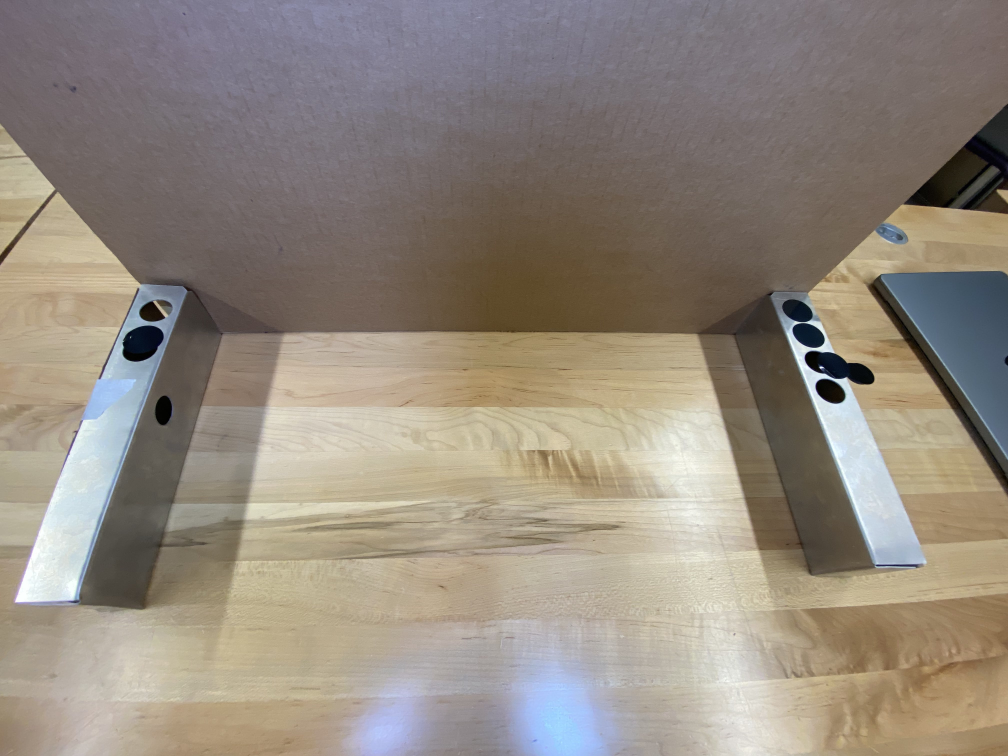
#> input picture Training Images/Randy-pics/IMG_6087.jpg, 4032 x 3024 px, found by its file name (shown at 1/4 size)
$ python script.py
#> lines starting #> are read from the running program, lines starting #| are printed output that depends on the picture
### Workspace (WIP)/function.py
# import dependencies
import os
import numpy as np
from numpy.typing import NDArray
import matplotlib.pyplot as plt
import cv2
from IPython.display import display, Javascript
from base64 import b64decode, b64encode
import PIL
import io

# [32 lines left out: functions pointDetector, load_images_from_folder, rotate_img, not called in this run]

hori_line_mat = np.float32([[-1,-1,-1],
                            [2,2,2],
                            [-1,-1,-1]])

verti_line_mat = np.float32([[-1,2,-1],
                            [-1,2,-1],
                            [-1,2,-1]])
# [54 lines left out: functions lineDetector, edgeDetector, houghLineDetector, not called in this run]

def houghCircleDetector(path_to_img : str):
    img = cv2.imread(path_to_img)
    img_edge = cv2.medianBlur(img,3)
    #img_edge = cv2.Canny(img,100,200)

    circles = cv2.HoughCircles(img_edge,cv2.HOUGH_GRADIENT,1,minDist=50,param1=200,param2=31, maxRadius=100, minRadius=50)
    print(circles)
    circles = np.uint16(np.around(circles))
    for val in circles[0,:]:
        cv2.circle(img_edge,(val[0],val[1]),val[2],(255,0,0),2)

    plt.figure(figsize=(20,10))
    plt.subplot(121),plt.imshow(cv2.cvtColor(img,cv2.COLOR_BGR2RGB)),plt.title('Input',color='c')
    plt.subplot(122),plt.imshow(cv2.cvtColor(img,cv2.COLOR_BGR2RGB)),plt.title('Result',color='c')
    plt.show()
    return

# [144 lines left out: functions detectColorObjects, markDetectdObjects, detectShapes, js_to_image, bbox_to_bytes, take_photo, not called in this run]

from IPython.display import display, Javascript
from base64 import b64decode

# [95 lines left out: functions re_encode_video, record_video, not called in this run]

from IPython.display import HTML
from base64 import b64encode

# [4 lines left out: function show_video, not called in this run]

### Workspace (WIP)/script.py
import function as fn
import numpy as np
import matplotlib.pyplot as plt
import cv2

def CircleDetector(path_to_img : str):
    img = cv2.imread(path_to_img)
    img = cv2.medianBlur(img,3)
    img_edge = cv2.Canny(img,100,200)

    circles = cv2.HoughCircles(img_edge,cv2.HOUGH_GRADIENT,1,minDist=50,param1=200,param2=31, maxRadius=1000)
    return circles

# [9 lines of commented-out code are left out]
testjpg='./Training Images/Randy-pics/IMG_6087.jpg'

verti_line_mat = np.float32([[-1,2,-1],
                            [-1,2,-1],
                            [-1,2,-1]])

MainImgBGR = cv2.imread(testjpg,cv2.IMREAD_UNCHANGED)
#> MainImgBGR is the input picture: shape (3024, 4032, 3); mean B, G, R 126.3, 137.5, 147.1
img_hsv=cv2.GaussianBlur(MainImgBGR, (7, 7), 0)
img_hsv = cv2.cvtColor(img_hsv,cv2.COLOR_BGR2GRAY)
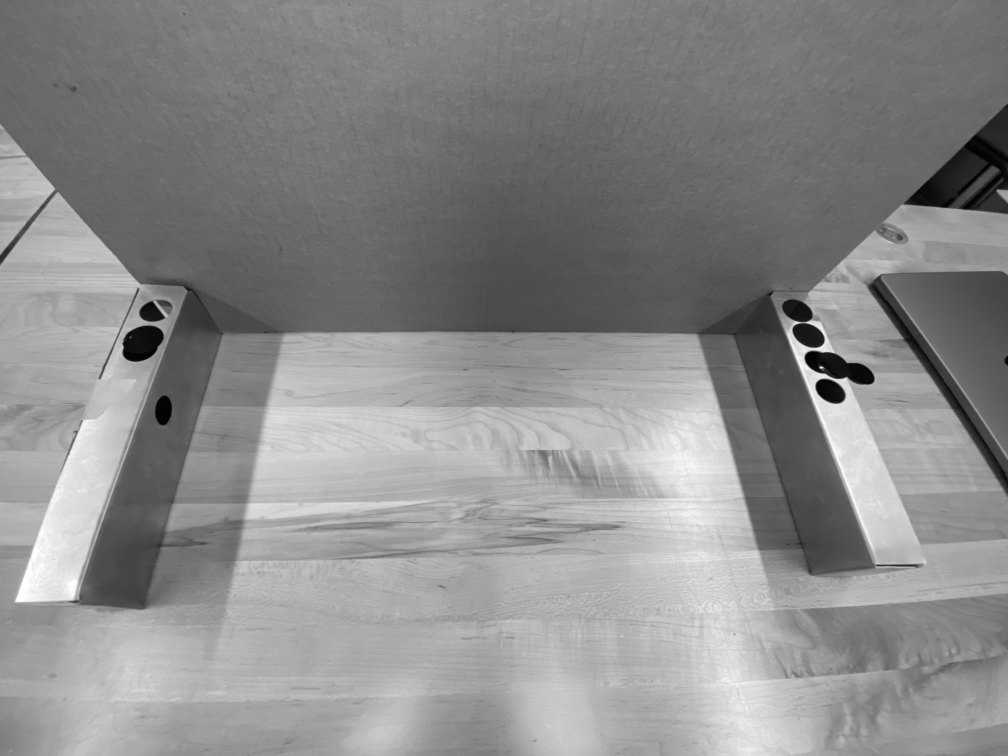
#> img_hsv: shape (3024, 4032) (shown at 1/4 size); min 0, max 255, mean 139.1
img_hsv = cv2.convertScaleAbs(img_hsv,10,6)
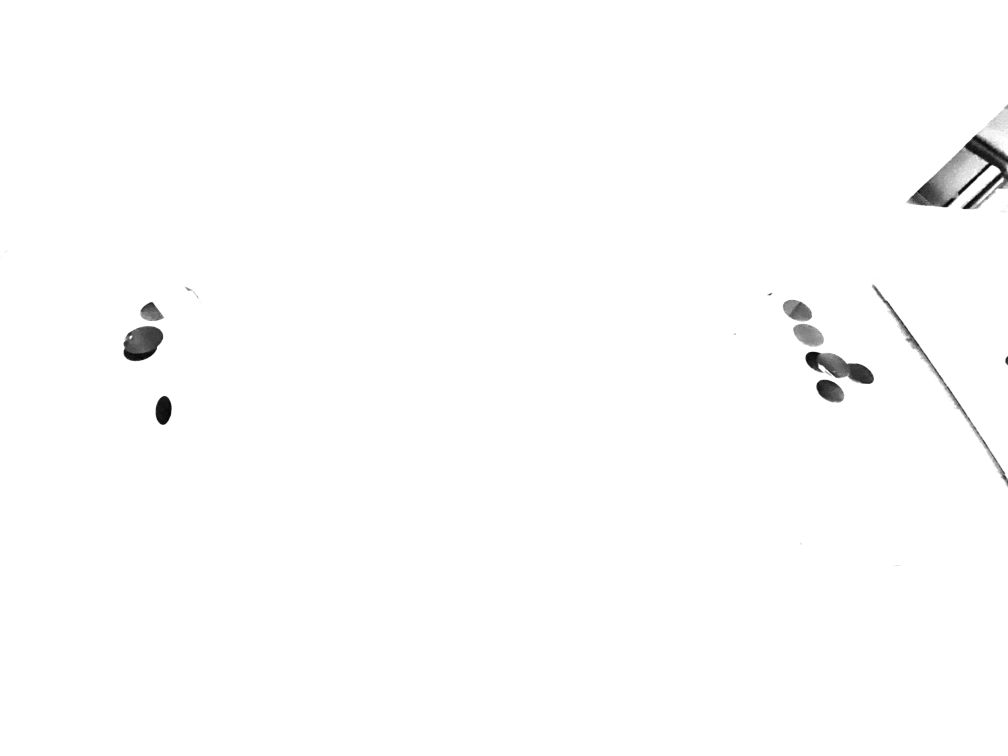
#> img_hsv: shape (3024, 4032) (shown at 1/4 size); min 0, max 255, mean 253.2
plt.imshow(img_hsv)
#> (this line was passed over: IPython is not available in this run)
plt.savefig('test.jpg')
#> (this line was passed over: IPython is not available in this run)
plt.show()

test = fn.houghCircleDetector('./test.jpg')
#> (the run stopped early here; a loop or call above may not have finished)

$ run again, with Training Images/White/White_6.jpg copied over Training Images/Randy-pics/IMG_6087.jpg
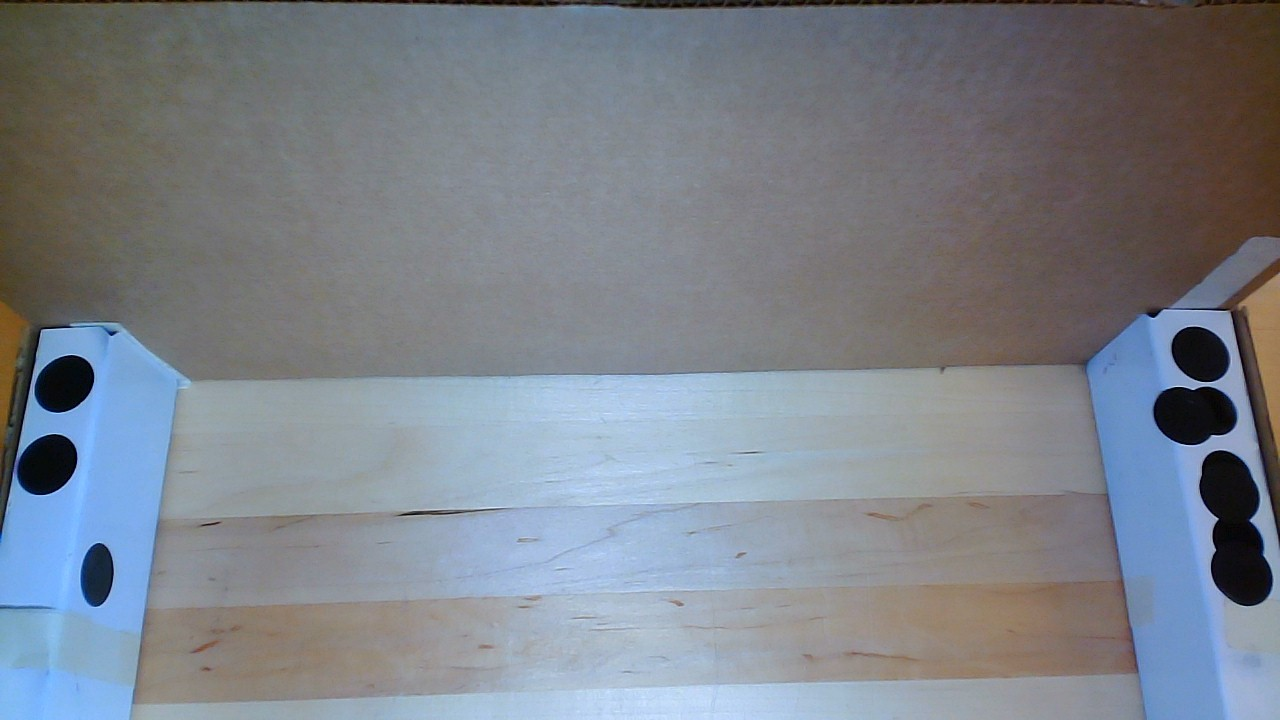
#> input picture Training Images/White/White_6.jpg, 1280 x 720 px, found by its file name
#> MainImgBGR is the input picture: shape (720, 1280, 3); mean B, G, R 137.9, 129.4, 123.7
#> `img_hsv = cv2.cvtColor(img_hsv,cv2.COLOR_BGR2GRAY)`:
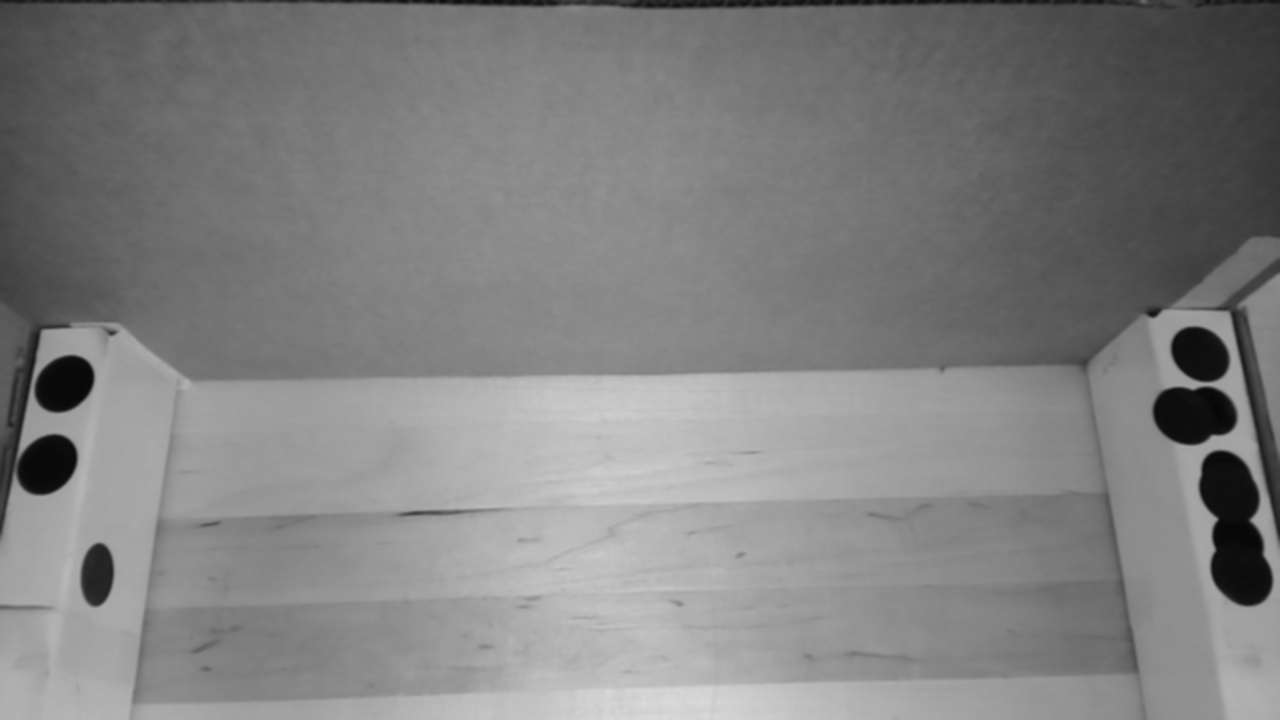
#> img_hsv: shape (720, 1280); min 6, max 219, mean 128.7
#> `img_hsv = cv2.convertScaleAbs(img_hsv,10,6)`:
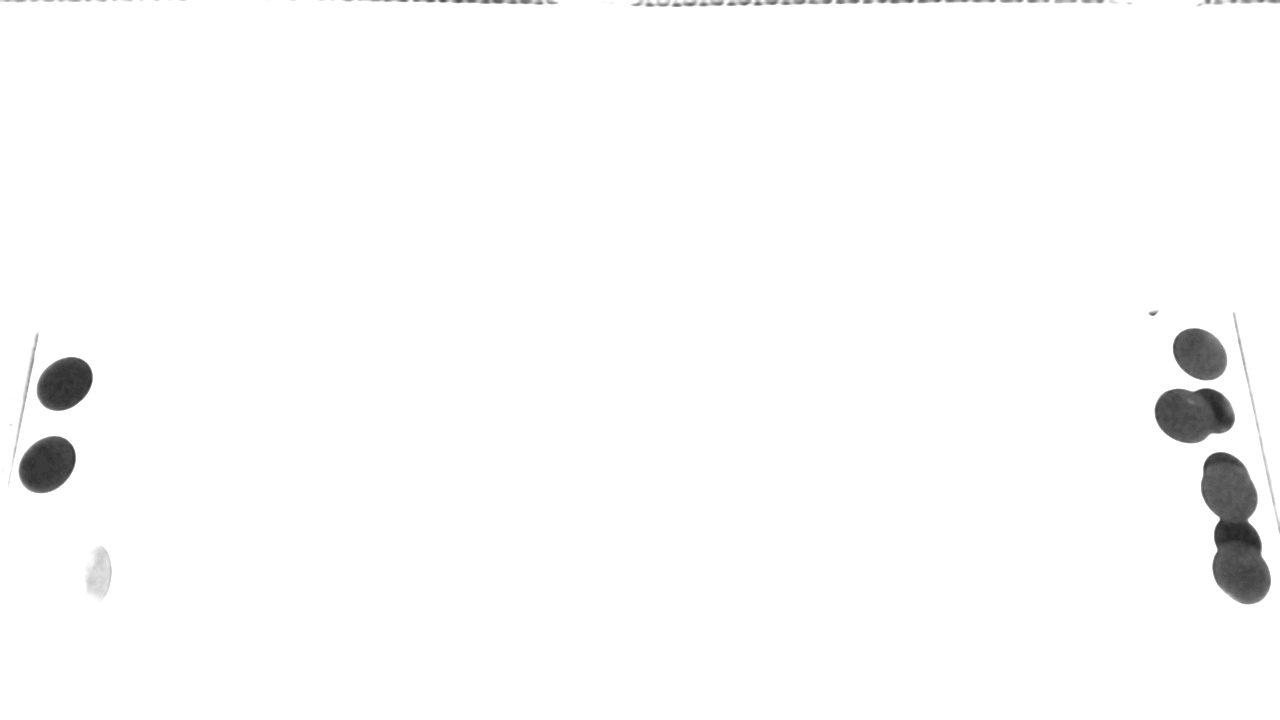
#> img_hsv: shape (720, 1280); min 36, max 255, mean 251.4

$ run again, with Training Images/White/6_some_holes_covered_1_partial_with_light.jpg copied over Training Images/Randy-pics/IMG_6087.jpg
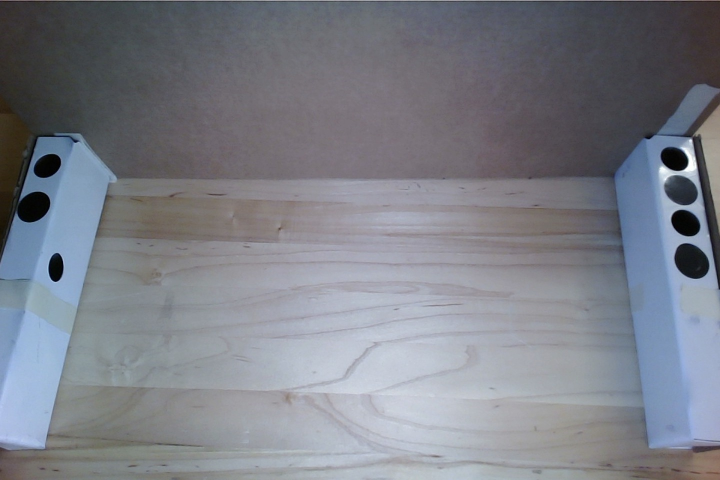
#> input picture Training Images/White/6_some_holes_covered_1_partial_with_light.jpg, 1440 x 960 px, found by its file name (shown at 1/2 size)
#> MainImgBGR is the input picture: shape (960, 1440, 3); mean B, G, R 135.3, 126.6, 123.6
#> `img_hsv = cv2.cvtColor(img_hsv,cv2.COLOR_BGR2GRAY)`:
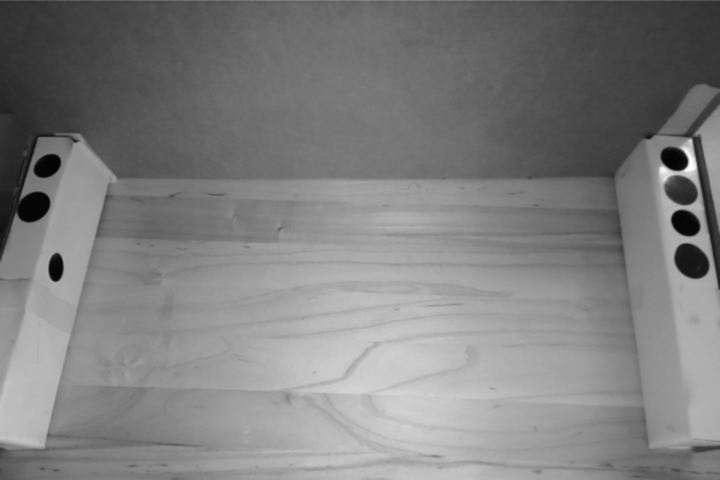
#> img_hsv: shape (960, 1440) (shown at 1/2 size); min 2, max 253, mean 126.7
#> `img_hsv = cv2.convertScaleAbs(img_hsv,10,6)`:
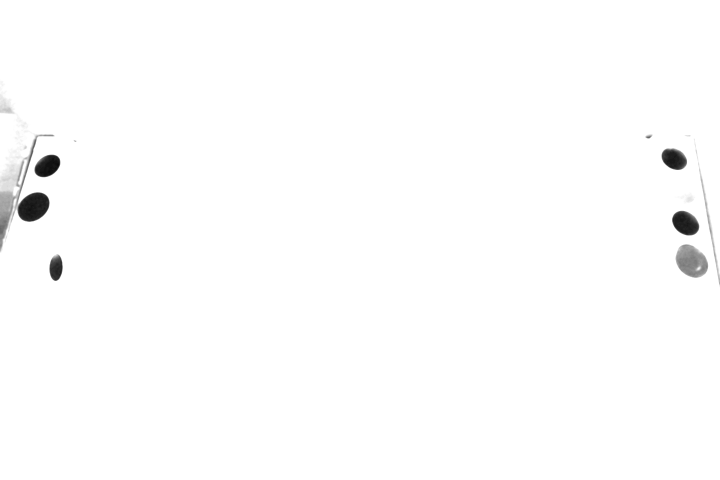
#> img_hsv: shape (960, 1440) (shown at 1/2 size); min 12, max 255, mean 253
